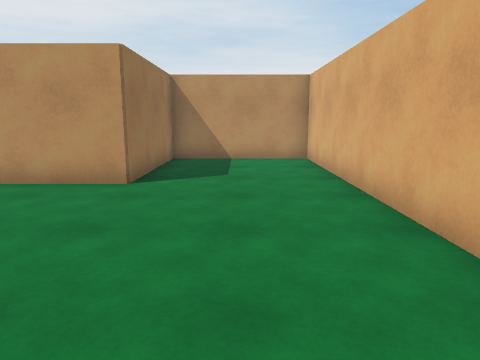
view 1 (above)

12 first-person views from a walk through a Unity game level. The camera is 1.4 m above the floor, tilts 10° down and sees 70° across. The floor is counted in squares, 1 m on a side. Each view is taken from the middle of a square. On the plan, view 1 faces up. The plan holds only what a view shows up to about 15 squares ahead; the rest is blank. The player character is not drawn.

view 2
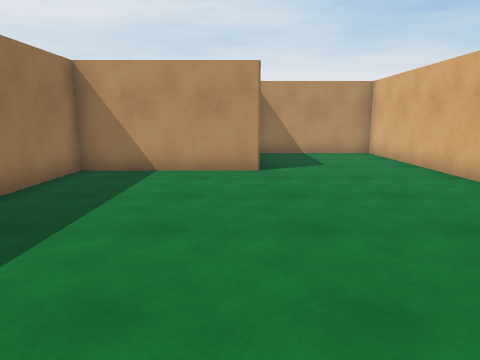

view 3
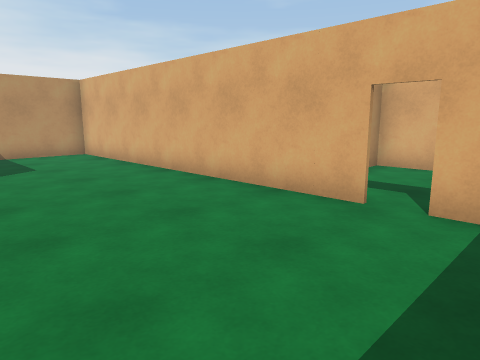

view 4
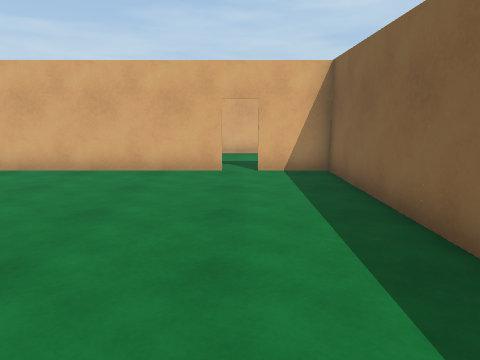

view 5
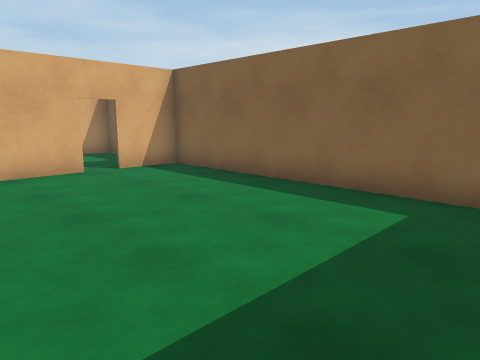

view 6
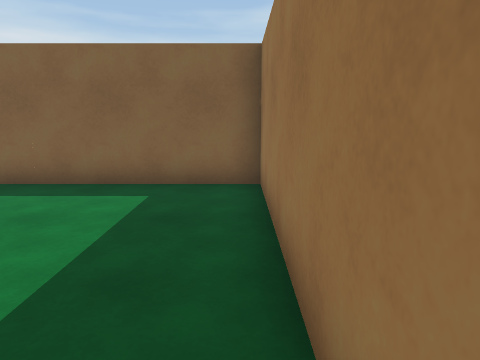

view 7
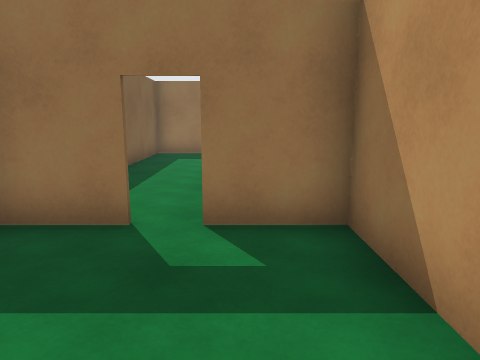

view 8
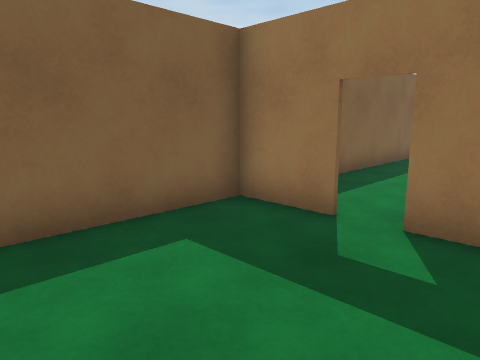

view 9
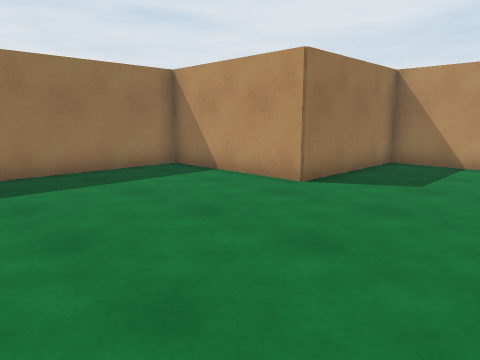

view 10
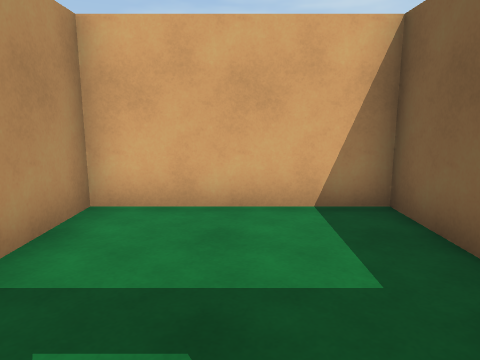

view 11
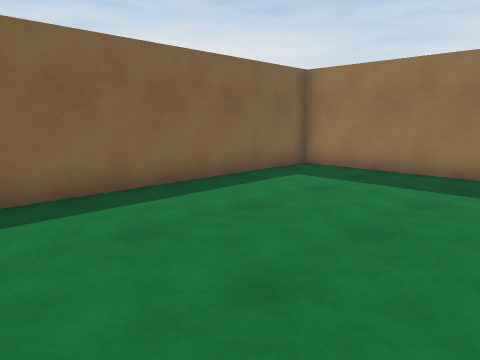

view 12
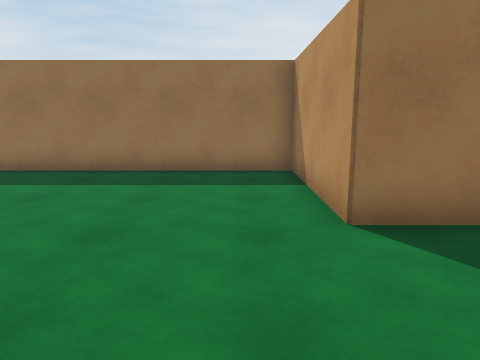

### Floor plan
Ten units are one square. View 1 is at (0, 0); x grows to the right and y downward. Boxes are objects, and circles mark ways between rooms. Rooms are numbered by the first view taken in them; rooms with no view inside come last. Other rooms are left out.
<svg viewBox="-80 -129 159 159">
<path fill="none" stroke="#000" d="M25 -4 25 -124 -24 -124 -24 -75 -75 -75 -75 24 29 24M25 25 25 5M25 4 25 25M29 24 74 24 74 -25 25 -25 25 -5"/>
<circle cx="30" cy="0" r="3" fill="#2a7"/>
<text x="-20" y="-40">1</text>
<text x="50" y="0">2</text>
</svg>
Room 1 opens to room 2.

Where each view was taken, in squares from view 1:
view 1: 0 up, 0 right, facing up
view 2: 2 down, 3 left, facing up
view 3: 2 down, 3 left, facing up-right
view 4: 0 up, 7 left, facing right
view 5: 4 up, 7 left, facing down-right
view 6: 5 up, 7 left, facing down
view 7: 1 up, 7 right, facing left
view 8: 2 up, 7 right, facing down-left
view 9: 1 up, 2 right, facing up-left
view 10: 0 up, 2 right, facing right
view 11: 4 up, 2 right, facing down-left
view 12: 6 up, 2 right, facing left
